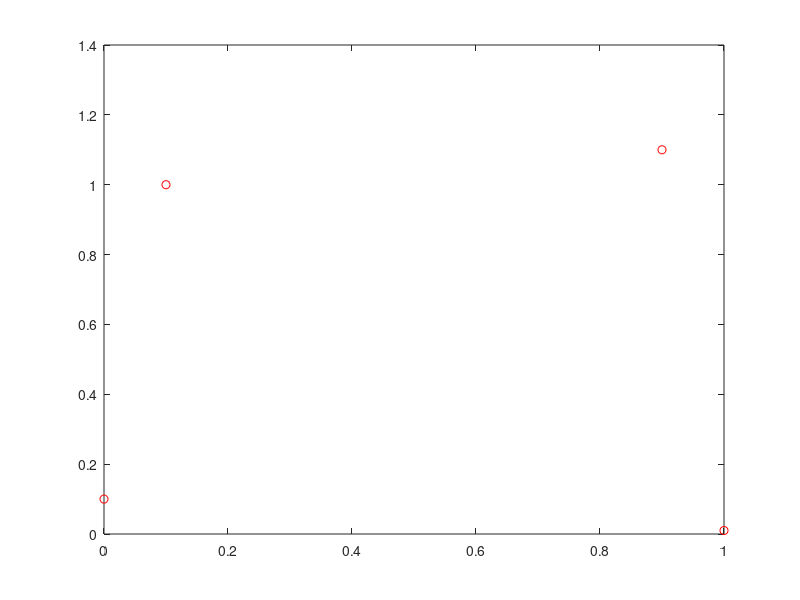

This chart was generated by the following MATLAB code: (Note: this script raises an error after producing the figure.)
close all
clear all

%=============================
% plot a periodic cubic spline
% line in the xy plane
%=============================

N = 4;

%---
% point coordinates
%---

fpx = [0.0, 0.1, 0.9, 1.0];
fpy = [0.1, 1.0, 1.1, 0.01];

%---
% plot the data
%---

plot(fpx,fpy,'or')
hold on

%-----
% wrap
%-----

fpx(N+1) = fpx(1);
fpy(N+1) = fpy(1);

%---
% polygonal arc length
% used as the interpolation variable
%---

xp(1) = 0.0D0;

for i=2:N+1
 xp(i)=xp(i-1)+ sqrt((fpx(i)-fpx(i-1))^2+(fpy(i)-fpy(i-1))^2);
end

%----
% spline coefficients
%----

[ax,bx,cx] = splc_pr(N,xp,fpx);
[ay,by,cy] = splc_pr(N,xp,fpy);

%====
% plotting
%====

kpl = 16; % number of plotting intervals per segment

%---
for i=1:N    % loop over segments
%---

dxint = (xp(i+1)-xp(i))/kpl;

 xint = xp(i); % initial point

 for j=1:kpl+1  % loop over plotting points
  xd = xint-xp(i);
  xx(j) = ( (ax(i)*xd+ bx(i) )*xd+ cx(i) )*xd + fpx(i);
  yy(j) = ( (ay(i)*xd+ by(i) )*xd+ cy(i) )*xd + fpy(i);
  xint = xint+dxint;
 end

 plot(xx,yy)

end

%===
% done
%===

xlabel('x')
ylabel('y')
